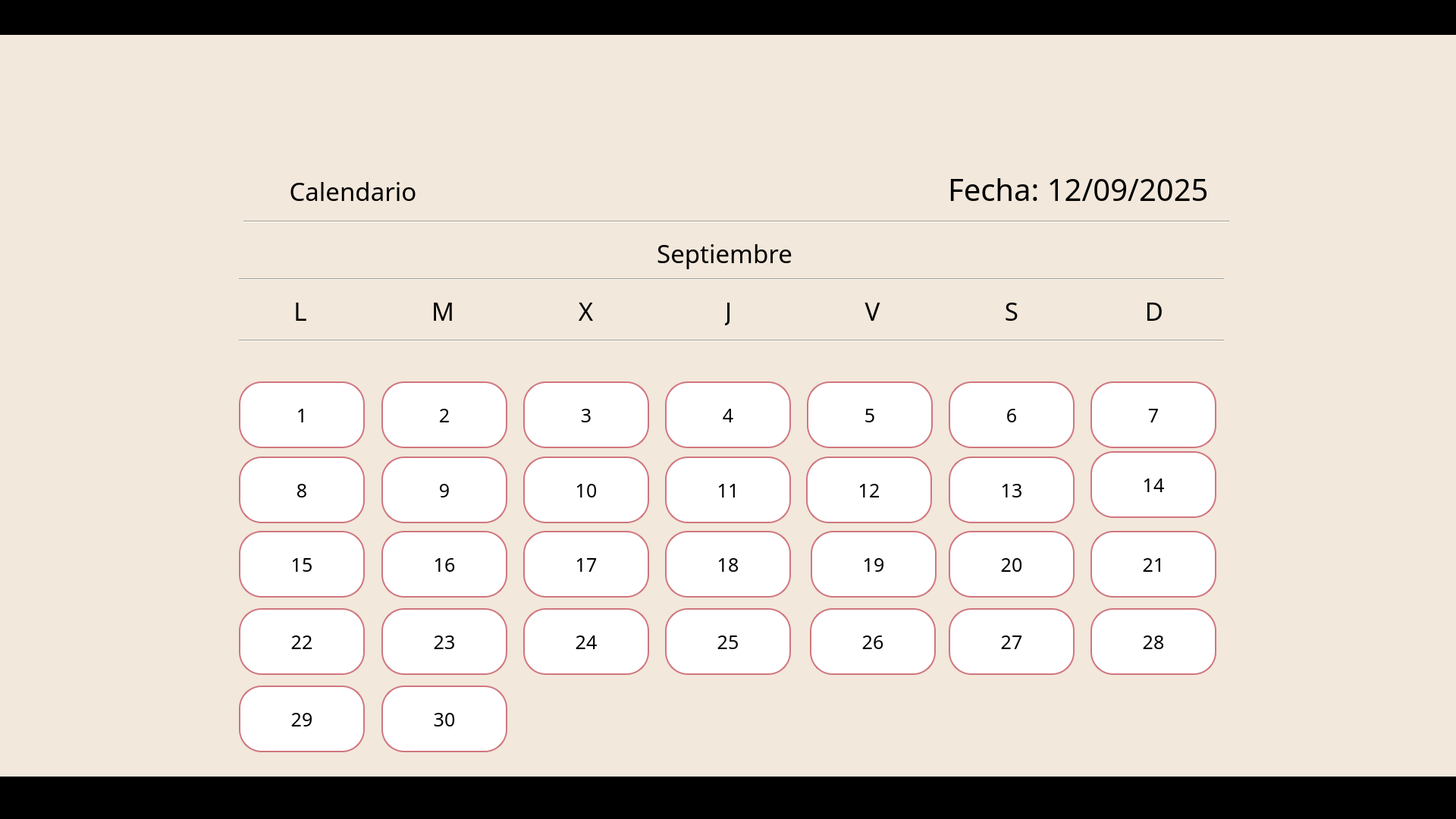
<?xml version="1.0" encoding="UTF-8"?>
<ui version="4.0">
 <class>MainWindow</class>
 <widget class="QMainWindow" name="MainWindow">
  <property name="geometry">
   <rect>
    <x>0</x>
    <y>0</y>
    <width>1920</width>
    <height>1080</height>
   </rect>
  </property>
  <property name="windowTitle">
   <string>MainWindow</string>
  </property>
  <property name="styleSheet">
   <string notr="true">background-color: rgb(242, 232, 219);</string>
  </property>
  <widget class="QWidget" name="centralwidget">
   <widget class="QLabel" name="label">
    <property name="geometry">
     <rect>
      <x>0</x>
      <y>0</y>
      <width>1920</width>
      <height>1080</height>
     </rect>
    </property>
    <property name="styleSheet">
     <string notr="true">background-color: #F2E8DB;</string>
    </property>
    <property name="text">
     <string/>
    </property>
   </widget>
   <widget class="QLabel" name="label_5">
    <property name="geometry">
     <rect>
      <x>844</x>
      <y>87</y>
      <width>237</width>
      <height>158</height>
     </rect>
    </property>
    <property name="styleSheet">
     <string notr="true">background-color: rgb(242, 232, 219);</string>
    </property>
    <property name="text">
     <string/>
    </property>
    <property name="pixmap">
     <pixmap>../a.png</pixmap>
    </property>
    <property name="scaledContents">
     <bool>true</bool>
    </property>
   </widget>
   <widget class="QLabel" name="label_3">
    <property name="geometry">
     <rect>
      <x>1250</x>
      <y>224</y>
      <width>355</width>
      <height>51</height>
     </rect>
    </property>
    <property name="font">
     <font>
      <family>Javanese Text</family>
      <pointsize>30</pointsize>
     </font>
    </property>
    <property name="styleSheet">
     <string notr="true">color:black;</string>
    </property>
    <property name="text">
     <string>Fecha: 12/09/2025</string>
    </property>
   </widget>
   <widget class="QLabel" name="label_4">
    <property name="geometry">
     <rect>
      <x>850</x>
      <y>310</y>
      <width>211</width>
      <height>47</height>
     </rect>
    </property>
    <property name="font">
     <font>
      <family>Javanese Text</family>
      <pointsize>25</pointsize>
     </font>
    </property>
    <property name="layoutDirection">
     <enum>Qt::LayoutDirection::LeftToRight</enum>
    </property>
    <property name="styleSheet">
     <string notr="true">color:black;</string>
    </property>
    <property name="text">
     <string>Septiembre</string>
    </property>
    <property name="alignment">
     <set>Qt::AlignmentFlag::AlignCenter</set>
    </property>
   </widget>
   <widget class="Line" name="line">
    <property name="geometry">
     <rect>
      <x>321</x>
      <y>287</y>
      <width>1300</width>
      <height>10</height>
     </rect>
    </property>
    <property name="orientation">
     <enum>Qt::Orientation::Horizontal</enum>
    </property>
   </widget>
   <widget class="Line" name="line_2">
    <property name="geometry">
     <rect>
      <x>315</x>
      <y>363</y>
      <width>1299</width>
      <height>10</height>
     </rect>
    </property>
    <property name="orientation">
     <enum>Qt::Orientation::Horizontal</enum>
    </property>
   </widget>
   <widget class="QLabel" name="label_6">
    <property name="geometry">
     <rect>
      <x>387</x>
      <y>390</y>
      <width>18</width>
      <height>39</height>
     </rect>
    </property>
    <property name="font">
     <font>
      <family>Javanese Text</family>
      <pointsize>25</pointsize>
     </font>
    </property>
    <property name="layoutDirection">
     <enum>Qt::LayoutDirection::LeftToRight</enum>
    </property>
    <property name="styleSheet">
     <string notr="true">color:black;</string>
    </property>
    <property name="text">
     <string>L</string>
    </property>
    <property name="alignment">
     <set>Qt::AlignmentFlag::AlignCenter</set>
    </property>
   </widget>
   <widget class="QLabel" name="label_7">
    <property name="geometry">
     <rect>
      <x>570</x>
      <y>390</y>
      <width>28</width>
      <height>39</height>
     </rect>
    </property>
    <property name="font">
     <font>
      <family>Javanese Text</family>
      <pointsize>25</pointsize>
     </font>
    </property>
    <property name="layoutDirection">
     <enum>Qt::LayoutDirection::LeftToRight</enum>
    </property>
    <property name="styleSheet">
     <string notr="true">color:black;</string>
    </property>
    <property name="text">
     <string>M</string>
    </property>
    <property name="alignment">
     <set>Qt::AlignmentFlag::AlignCenter</set>
    </property>
   </widget>
   <widget class="QLabel" name="label_8">
    <property name="geometry">
     <rect>
      <x>763</x>
      <y>390</y>
      <width>19</width>
      <height>39</height>
     </rect>
    </property>
    <property name="font">
     <font>
      <family>Javanese Text</family>
      <pointsize>25</pointsize>
     </font>
    </property>
    <property name="layoutDirection">
     <enum>Qt::LayoutDirection::LeftToRight</enum>
    </property>
    <property name="styleSheet">
     <string notr="true">color:black;</string>
    </property>
    <property name="text">
     <string>X</string>
    </property>
    <property name="alignment">
     <set>Qt::AlignmentFlag::AlignCenter</set>
    </property>
   </widget>
   <widget class="QLabel" name="label_9">
    <property name="geometry">
     <rect>
      <x>956</x>
      <y>390</y>
      <width>9</width>
      <height>39</height>
     </rect>
    </property>
    <property name="font">
     <font>
      <family>Javanese Text</family>
      <pointsize>25</pointsize>
     </font>
    </property>
    <property name="layoutDirection">
     <enum>Qt::LayoutDirection::LeftToRight</enum>
    </property>
    <property name="styleSheet">
     <string notr="true">color:black;</string>
    </property>
    <property name="text">
     <string>J</string>
    </property>
    <property name="alignment">
     <set>Qt::AlignmentFlag::AlignCenter</set>
    </property>
   </widget>
   <widget class="QLabel" name="label_10">
    <property name="geometry">
     <rect>
      <x>1140</x>
      <y>390</y>
      <width>21</width>
      <height>39</height>
     </rect>
    </property>
    <property name="font">
     <font>
      <family>Javanese Text</family>
      <pointsize>25</pointsize>
     </font>
    </property>
    <property name="layoutDirection">
     <enum>Qt::LayoutDirection::LeftToRight</enum>
    </property>
    <property name="styleSheet">
     <string notr="true">color:black;</string>
    </property>
    <property name="text">
     <string>V</string>
    </property>
    <property name="alignment">
     <set>Qt::AlignmentFlag::AlignCenter</set>
    </property>
   </widget>
   <widget class="QLabel" name="label_11">
    <property name="geometry">
     <rect>
      <x>1508</x>
      <y>390</y>
      <width>28</width>
      <height>39</height>
     </rect>
    </property>
    <property name="font">
     <font>
      <family>Javanese Text</family>
      <pointsize>25</pointsize>
     </font>
    </property>
    <property name="layoutDirection">
     <enum>Qt::LayoutDirection::LeftToRight</enum>
    </property>
    <property name="styleSheet">
     <string notr="true">color:black;</string>
    </property>
    <property name="text">
     <string>D</string>
    </property>
    <property name="alignment">
     <set>Qt::AlignmentFlag::AlignCenter</set>
    </property>
   </widget>
   <widget class="QLabel" name="label_12">
    <property name="geometry">
     <rect>
      <x>1325</x>
      <y>390</y>
      <width>18</width>
      <height>39</height>
     </rect>
    </property>
    <property name="font">
     <font>
      <family>Javanese Text</family>
      <pointsize>25</pointsize>
     </font>
    </property>
    <property name="layoutDirection">
     <enum>Qt::LayoutDirection::LeftToRight</enum>
    </property>
    <property name="styleSheet">
     <string notr="true">color:black;</string>
    </property>
    <property name="text">
     <string>S</string>
    </property>
    <property name="alignment">
     <set>Qt::AlignmentFlag::AlignCenter</set>
    </property>
   </widget>
   <widget class="Line" name="line_3">
    <property name="geometry">
     <rect>
      <x>315</x>
      <y>444</y>
      <width>1299</width>
      <height>10</height>
     </rect>
    </property>
    <property name="orientation">
     <enum>Qt::Orientation::Horizontal</enum>
    </property>
   </widget>
   <widget class="QPushButton" name="pushButton">
    <property name="geometry">
     <rect>
      <x>315</x>
      <y>503</y>
      <width>166</width>
      <height>88</height>
     </rect>
    </property>
    <property name="font">
     <font>
      <family>Javanese Text</family>
      <pointsize>19</pointsize>
     </font>
    </property>
    <property name="styleSheet">
     <string notr="true">background-color: WHITE;
color: black;

border: 2px solid #d0767f; 
border-radius: 30px; 
padding: 5px;</string>
    </property>
    <property name="text">
     <string>1</string>
    </property>
   </widget>
   <widget class="QPushButton" name="pushButton_2">
    <property name="geometry">
     <rect>
      <x>503</x>
      <y>503</y>
      <width>166</width>
      <height>88</height>
     </rect>
    </property>
    <property name="font">
     <font>
      <family>Javanese Text</family>
      <pointsize>19</pointsize>
     </font>
    </property>
    <property name="styleSheet">
     <string notr="true">background-color: WHITE;
color: black;

border: 2px solid #d0767f; 
border-radius: 30px; 
padding: 5px;</string>
    </property>
    <property name="text">
     <string>2</string>
    </property>
   </widget>
   <widget class="QPushButton" name="pushButton_3">
    <property name="geometry">
     <rect>
      <x>877</x>
      <y>503</y>
      <width>166</width>
      <height>88</height>
     </rect>
    </property>
    <property name="font">
     <font>
      <family>Javanese Text</family>
      <pointsize>19</pointsize>
     </font>
    </property>
    <property name="styleSheet">
     <string notr="true">background-color: WHITE;
color: black;

border: 2px solid #d0767f; 
border-radius: 30px; 
padding: 5px;</string>
    </property>
    <property name="text">
     <string>4</string>
    </property>
   </widget>
   <widget class="QPushButton" name="pushButton_4">
    <property name="geometry">
     <rect>
      <x>1064</x>
      <y>503</y>
      <width>166</width>
      <height>88</height>
     </rect>
    </property>
    <property name="font">
     <font>
      <family>Javanese Text</family>
      <pointsize>19</pointsize>
     </font>
    </property>
    <property name="styleSheet">
     <string notr="true">background-color: WHITE;
color: black;

border: 2px solid #d0767f; 
border-radius: 30px; 
padding: 5px;</string>
    </property>
    <property name="text">
     <string>5</string>
    </property>
   </widget>
   <widget class="QPushButton" name="pushButton_5">
    <property name="geometry">
     <rect>
      <x>1251</x>
      <y>503</y>
      <width>166</width>
      <height>88</height>
     </rect>
    </property>
    <property name="font">
     <font>
      <family>Javanese Text</family>
      <pointsize>19</pointsize>
     </font>
    </property>
    <property name="styleSheet">
     <string notr="true">background-color: WHITE;
color: black;

border: 2px solid #d0767f; 
border-radius: 30px; 
padding: 5px;</string>
    </property>
    <property name="text">
     <string>6</string>
    </property>
   </widget>
   <widget class="QPushButton" name="pushButton_6">
    <property name="geometry">
     <rect>
      <x>1438</x>
      <y>503</y>
      <width>166</width>
      <height>88</height>
     </rect>
    </property>
    <property name="font">
     <font>
      <family>Javanese Text</family>
      <pointsize>19</pointsize>
     </font>
    </property>
    <property name="styleSheet">
     <string notr="true">background-color: WHITE;
color: black;

border: 2px solid #d0767f; 
border-radius: 30px; 
padding: 5px;</string>
    </property>
    <property name="text">
     <string>7</string>
    </property>
   </widget>
   <widget class="QPushButton" name="pushButton_7">
    <property name="geometry">
     <rect>
      <x>690</x>
      <y>503</y>
      <width>166</width>
      <height>88</height>
     </rect>
    </property>
    <property name="font">
     <font>
      <family>Javanese Text</family>
      <pointsize>19</pointsize>
     </font>
    </property>
    <property name="styleSheet">
     <string notr="true">background-color: WHITE;
color: black;

border: 2px solid #d0767f; 
border-radius: 30px; 
padding: 5px;</string>
    </property>
    <property name="text">
     <string>3</string>
    </property>
   </widget>
   <widget class="QPushButton" name="pushButton_8">
    <property name="geometry">
     <rect>
      <x>1251</x>
      <y>602</y>
      <width>166</width>
      <height>88</height>
     </rect>
    </property>
    <property name="font">
     <font>
      <family>Javanese Text</family>
      <pointsize>19</pointsize>
     </font>
    </property>
    <property name="styleSheet">
     <string notr="true">background-color: WHITE;
color: black;

border: 2px solid #d0767f; 
border-radius: 30px; 
padding: 5px;</string>
    </property>
    <property name="text">
     <string>13</string>
    </property>
   </widget>
   <widget class="QPushButton" name="pushButton_9">
    <property name="geometry">
     <rect>
      <x>315</x>
      <y>602</y>
      <width>166</width>
      <height>88</height>
     </rect>
    </property>
    <property name="font">
     <font>
      <family>Javanese Text</family>
      <pointsize>19</pointsize>
     </font>
    </property>
    <property name="styleSheet">
     <string notr="true">background-color: WHITE;
color: black;

border: 2px solid #d0767f; 
border-radius: 30px; 
padding: 5px;</string>
    </property>
    <property name="text">
     <string>8</string>
    </property>
   </widget>
   <widget class="QPushButton" name="pushButton_10">
    <property name="geometry">
     <rect>
      <x>877</x>
      <y>602</y>
      <width>166</width>
      <height>88</height>
     </rect>
    </property>
    <property name="font">
     <font>
      <family>Javanese Text</family>
      <pointsize>19</pointsize>
     </font>
    </property>
    <property name="styleSheet">
     <string notr="true">background-color: WHITE;
color: black;

border: 2px solid #d0767f; 
border-radius: 30px; 
padding: 5px;</string>
    </property>
    <property name="text">
     <string>11</string>
    </property>
   </widget>
   <widget class="QPushButton" name="pushButton_11">
    <property name="geometry">
     <rect>
      <x>690</x>
      <y>602</y>
      <width>166</width>
      <height>88</height>
     </rect>
    </property>
    <property name="font">
     <font>
      <family>Javanese Text</family>
      <pointsize>19</pointsize>
     </font>
    </property>
    <property name="styleSheet">
     <string notr="true">background-color: WHITE;
color: black;

border: 2px solid #d0767f; 
border-radius: 30px; 
padding: 5px;</string>
    </property>
    <property name="text">
     <string>10</string>
    </property>
   </widget>
   <widget class="QPushButton" name="pushButton_12">
    <property name="geometry">
     <rect>
      <x>1438</x>
      <y>595</y>
      <width>166</width>
      <height>88</height>
     </rect>
    </property>
    <property name="font">
     <font>
      <family>Javanese Text</family>
      <pointsize>19</pointsize>
     </font>
    </property>
    <property name="styleSheet">
     <string notr="true">background-color: WHITE;
color: black;

border: 2px solid #d0767f; 
border-radius: 30px; 
padding: 5px;</string>
    </property>
    <property name="text">
     <string>14</string>
    </property>
   </widget>
   <widget class="QPushButton" name="pushButton_13">
    <property name="geometry">
     <rect>
      <x>503</x>
      <y>602</y>
      <width>166</width>
      <height>88</height>
     </rect>
    </property>
    <property name="font">
     <font>
      <family>Javanese Text</family>
      <pointsize>19</pointsize>
     </font>
    </property>
    <property name="styleSheet">
     <string notr="true">background-color: WHITE;
color: black;

border: 2px solid #d0767f; 
border-radius: 30px; 
padding: 5px;</string>
    </property>
    <property name="text">
     <string>9</string>
    </property>
   </widget>
   <widget class="QPushButton" name="pushButton_14">
    <property name="geometry">
     <rect>
      <x>1063</x>
      <y>602</y>
      <width>166</width>
      <height>88</height>
     </rect>
    </property>
    <property name="font">
     <font>
      <family>Javanese Text</family>
      <pointsize>19</pointsize>
     </font>
    </property>
    <property name="styleSheet">
     <string notr="true">background-color: WHITE;
color: black;

border: 2px solid #d0767f; 
border-radius: 30px; 
padding: 5px;</string>
    </property>
    <property name="text">
     <string>12</string>
    </property>
   </widget>
   <widget class="QPushButton" name="pushButton_15">
    <property name="geometry">
     <rect>
      <x>1251</x>
      <y>700</y>
      <width>166</width>
      <height>88</height>
     </rect>
    </property>
    <property name="font">
     <font>
      <family>Javanese Text</family>
      <pointsize>19</pointsize>
     </font>
    </property>
    <property name="styleSheet">
     <string notr="true">background-color: WHITE;
color: black;

border: 2px solid #d0767f; 
border-radius: 30px; 
padding: 5px;</string>
    </property>
    <property name="text">
     <string>20</string>
    </property>
   </widget>
   <widget class="QPushButton" name="pushButton_16">
    <property name="geometry">
     <rect>
      <x>315</x>
      <y>802</y>
      <width>166</width>
      <height>88</height>
     </rect>
    </property>
    <property name="font">
     <font>
      <family>Javanese Text</family>
      <pointsize>19</pointsize>
     </font>
    </property>
    <property name="styleSheet">
     <string notr="true">background-color: WHITE;
color: black;

border: 2px solid #d0767f; 
border-radius: 30px; 
padding: 5px;</string>
    </property>
    <property name="text">
     <string>22</string>
    </property>
   </widget>
   <widget class="QPushButton" name="pushButton_17">
    <property name="geometry">
     <rect>
      <x>690</x>
      <y>802</y>
      <width>166</width>
      <height>88</height>
     </rect>
    </property>
    <property name="font">
     <font>
      <family>Javanese Text</family>
      <pointsize>19</pointsize>
     </font>
    </property>
    <property name="styleSheet">
     <string notr="true">background-color: WHITE;
color: black;

border: 2px solid #d0767f; 
border-radius: 30px; 
padding: 5px;</string>
    </property>
    <property name="text">
     <string>24</string>
    </property>
   </widget>
   <widget class="QPushButton" name="pushButton_18">
    <property name="geometry">
     <rect>
      <x>877</x>
      <y>802</y>
      <width>166</width>
      <height>88</height>
     </rect>
    </property>
    <property name="font">
     <font>
      <family>Javanese Text</family>
      <pointsize>19</pointsize>
     </font>
    </property>
    <property name="styleSheet">
     <string notr="true">background-color: WHITE;
color: black;

border: 2px solid #d0767f; 
border-radius: 30px; 
padding: 5px;</string>
    </property>
    <property name="text">
     <string>25</string>
    </property>
   </widget>
   <widget class="QPushButton" name="pushButton_19">
    <property name="geometry">
     <rect>
      <x>315</x>
      <y>700</y>
      <width>166</width>
      <height>88</height>
     </rect>
    </property>
    <property name="font">
     <font>
      <family>Javanese Text</family>
      <pointsize>19</pointsize>
     </font>
    </property>
    <property name="styleSheet">
     <string notr="true">background-color: WHITE;
color: black;

border: 2px solid #d0767f; 
border-radius: 30px; 
padding: 5px;</string>
    </property>
    <property name="text">
     <string>15</string>
    </property>
   </widget>
   <widget class="QPushButton" name="pushButton_20">
    <property name="geometry">
     <rect>
      <x>877</x>
      <y>700</y>
      <width>166</width>
      <height>88</height>
     </rect>
    </property>
    <property name="font">
     <font>
      <family>Javanese Text</family>
      <pointsize>19</pointsize>
     </font>
    </property>
    <property name="styleSheet">
     <string notr="true">background-color: WHITE;
color: black;

border: 2px solid #d0767f; 
border-radius: 30px; 
padding: 5px;</string>
    </property>
    <property name="text">
     <string>18</string>
    </property>
   </widget>
   <widget class="QPushButton" name="pushButton_21">
    <property name="geometry">
     <rect>
      <x>690</x>
      <y>700</y>
      <width>166</width>
      <height>88</height>
     </rect>
    </property>
    <property name="font">
     <font>
      <family>Javanese Text</family>
      <pointsize>19</pointsize>
     </font>
    </property>
    <property name="styleSheet">
     <string notr="true">background-color: WHITE;
color: black;

border: 2px solid #d0767f; 
border-radius: 30px; 
padding: 5px;</string>
    </property>
    <property name="text">
     <string>17</string>
    </property>
   </widget>
   <widget class="QPushButton" name="pushButton_22">
    <property name="geometry">
     <rect>
      <x>1438</x>
      <y>700</y>
      <width>166</width>
      <height>88</height>
     </rect>
    </property>
    <property name="font">
     <font>
      <family>Javanese Text</family>
      <pointsize>19</pointsize>
     </font>
    </property>
    <property name="styleSheet">
     <string notr="true">background-color: WHITE;
color: black;

border: 2px solid #d0767f; 
border-radius: 30px; 
padding: 5px;</string>
    </property>
    <property name="text">
     <string>21</string>
    </property>
   </widget>
   <widget class="QPushButton" name="pushButton_23">
    <property name="geometry">
     <rect>
      <x>1068</x>
      <y>802</y>
      <width>166</width>
      <height>88</height>
     </rect>
    </property>
    <property name="font">
     <font>
      <family>Javanese Text</family>
      <pointsize>19</pointsize>
     </font>
    </property>
    <property name="styleSheet">
     <string notr="true">background-color: WHITE;
color: black;

border: 2px solid #d0767f; 
border-radius: 30px; 
padding: 5px;</string>
    </property>
    <property name="text">
     <string>26</string>
    </property>
   </widget>
   <widget class="QPushButton" name="pushButton_24">
    <property name="geometry">
     <rect>
      <x>503</x>
      <y>802</y>
      <width>166</width>
      <height>88</height>
     </rect>
    </property>
    <property name="font">
     <font>
      <family>Javanese Text</family>
      <pointsize>19</pointsize>
     </font>
    </property>
    <property name="styleSheet">
     <string notr="true">background-color: WHITE;
color: black;

border: 2px solid #d0767f; 
border-radius: 30px; 
padding: 5px;</string>
    </property>
    <property name="text">
     <string>23</string>
    </property>
   </widget>
   <widget class="QPushButton" name="pushButton_25">
    <property name="geometry">
     <rect>
      <x>503</x>
      <y>700</y>
      <width>166</width>
      <height>88</height>
     </rect>
    </property>
    <property name="font">
     <font>
      <family>Javanese Text</family>
      <pointsize>19</pointsize>
     </font>
    </property>
    <property name="styleSheet">
     <string notr="true">background-color: WHITE;
color: black;

border: 2px solid #d0767f; 
border-radius: 30px; 
padding: 5px;</string>
    </property>
    <property name="text">
     <string>16</string>
    </property>
   </widget>
   <widget class="QPushButton" name="pushButton_26">
    <property name="geometry">
     <rect>
      <x>1438</x>
      <y>802</y>
      <width>166</width>
      <height>88</height>
     </rect>
    </property>
    <property name="font">
     <font>
      <family>Javanese Text</family>
      <pointsize>19</pointsize>
     </font>
    </property>
    <property name="styleSheet">
     <string notr="true">background-color: WHITE;
color: black;

border: 2px solid #d0767f; 
border-radius: 30px; 
padding: 5px;</string>
    </property>
    <property name="text">
     <string>28</string>
    </property>
   </widget>
   <widget class="QPushButton" name="pushButton_27">
    <property name="geometry">
     <rect>
      <x>1251</x>
      <y>802</y>
      <width>166</width>
      <height>88</height>
     </rect>
    </property>
    <property name="font">
     <font>
      <family>Javanese Text</family>
      <pointsize>19</pointsize>
     </font>
    </property>
    <property name="styleSheet">
     <string notr="true">background-color: WHITE;
color: black;

border: 2px solid #d0767f; 
border-radius: 30px; 
padding: 5px;</string>
    </property>
    <property name="text">
     <string>27</string>
    </property>
   </widget>
   <widget class="QPushButton" name="pushButton_28">
    <property name="geometry">
     <rect>
      <x>1069</x>
      <y>700</y>
      <width>166</width>
      <height>88</height>
     </rect>
    </property>
    <property name="font">
     <font>
      <family>Javanese Text</family>
      <pointsize>19</pointsize>
     </font>
    </property>
    <property name="styleSheet">
     <string notr="true">background-color: WHITE;
color: black;

border: 2px solid #d0767f; 
border-radius: 30px; 
padding: 5px;</string>
    </property>
    <property name="text">
     <string>19</string>
    </property>
   </widget>
   <widget class="QPushButton" name="pushButton_29">
    <property name="geometry">
     <rect>
      <x>315</x>
      <y>904</y>
      <width>166</width>
      <height>88</height>
     </rect>
    </property>
    <property name="font">
     <font>
      <family>Javanese Text</family>
      <pointsize>19</pointsize>
     </font>
    </property>
    <property name="styleSheet">
     <string notr="true">background-color: WHITE;
color: black;

border: 2px solid #d0767f; 
border-radius: 30px; 
padding: 5px;</string>
    </property>
    <property name="text">
     <string>29</string>
    </property>
   </widget>
   <widget class="QPushButton" name="pushButton_30">
    <property name="geometry">
     <rect>
      <x>503</x>
      <y>904</y>
      <width>166</width>
      <height>88</height>
     </rect>
    </property>
    <property name="font">
     <font>
      <family>Javanese Text</family>
      <pointsize>19</pointsize>
     </font>
    </property>
    <property name="styleSheet">
     <string notr="true">background-color: WHITE;
color: black;

border: 2px solid #d0767f; 
border-radius: 30px; 
padding: 5px;</string>
    </property>
    <property name="text">
     <string>30</string>
    </property>
   </widget>
   <widget class="QPushButton" name="pushButton_31">
    <property name="geometry">
     <rect>
      <x>315</x>
      <y>298</y>
      <width>26</width>
      <height>56</height>
     </rect>
    </property>
    <property name="font">
     <font>
      <family>Javanese Text</family>
      <pointsize>19</pointsize>
     </font>
    </property>
    <property name="styleSheet">
     <string notr="true">background-color: #F2E8DB;

border: 2px solid #F2E8DB; 
border-radius: 30px; 
padding: 5px;</string>
    </property>
    <property name="text">
     <string/>
    </property>
    <property name="icon">
     <iconset>
      <normaloff>../arrow_back.png</normaloff>../arrow_back.png</iconset>
    </property>
   </widget>
   <widget class="QPushButton" name="pushButton_32">
    <property name="geometry">
     <rect>
      <x>1594</x>
      <y>298</y>
      <width>34</width>
      <height>56</height>
     </rect>
    </property>
    <property name="font">
     <font>
      <family>Javanese Text</family>
      <pointsize>19</pointsize>
     </font>
    </property>
    <property name="styleSheet">
     <string notr="true">background-color: #F2E8DB;

border: 2px solid #F2E8DB; 
border-radius: 30px; 
padding: 5px;</string>
    </property>
    <property name="text">
     <string/>
    </property>
    <property name="icon">
     <iconset>
      <normaloff>../arrow_forward.png</normaloff>../arrow_forward.png</iconset>
    </property>
   </widget>
   <widget class="QLabel" name="label_13">
    <property name="geometry">
     <rect>
      <x>323</x>
      <y>222</y>
      <width>41</width>
      <height>44</height>
     </rect>
    </property>
    <property name="font">
     <font>
      <family>Javanese Text</family>
      <pointsize>25</pointsize>
     </font>
    </property>
    <property name="layoutDirection">
     <enum>Qt::LayoutDirection::LeftToRight</enum>
    </property>
    <property name="styleSheet">
     <string notr="true">color:black;</string>
    </property>
    <property name="text">
     <string/>
    </property>
    <property name="pixmap">
     <pixmap>../calendar.png</pixmap>
    </property>
    <property name="scaledContents">
     <bool>true</bool>
    </property>
    <property name="alignment">
     <set>Qt::AlignmentFlag::AlignCenter</set>
    </property>
   </widget>
   <widget class="QLabel" name="label_14">
    <property name="geometry">
     <rect>
      <x>375</x>
      <y>230</y>
      <width>181</width>
      <height>44</height>
     </rect>
    </property>
    <property name="font">
     <font>
      <family>Javanese Text</family>
      <pointsize>25</pointsize>
     </font>
    </property>
    <property name="layoutDirection">
     <enum>Qt::LayoutDirection::LeftToRight</enum>
    </property>
    <property name="styleSheet">
     <string notr="true">color:black;</string>
    </property>
    <property name="text">
     <string>Calendario</string>
    </property>
    <property name="alignment">
     <set>Qt::AlignmentFlag::AlignCenter</set>
    </property>
   </widget>
   <widget class="QLabel" name="label_15">
    <property name="geometry">
     <rect>
      <x>0</x>
      <y>1024</y>
      <width>1920</width>
      <height>56</height>
     </rect>
    </property>
    <property name="font">
     <font>
      <family>Javanese Text</family>
      <pointsize>25</pointsize>
     </font>
    </property>
    <property name="layoutDirection">
     <enum>Qt::LayoutDirection::LeftToRight</enum>
    </property>
    <property name="styleSheet">
     <string notr="true">background-color:black;</string>
    </property>
    <property name="text">
     <string/>
    </property>
    <property name="alignment">
     <set>Qt::AlignmentFlag::AlignCenter</set>
    </property>
   </widget>
   <widget class="QLabel" name="label_16">
    <property name="geometry">
     <rect>
      <x>0</x>
      <y>0</y>
      <width>1920</width>
      <height>46</height>
     </rect>
    </property>
    <property name="font">
     <font>
      <family>Javanese Text</family>
      <pointsize>25</pointsize>
     </font>
    </property>
    <property name="layoutDirection">
     <enum>Qt::LayoutDirection::LeftToRight</enum>
    </property>
    <property name="styleSheet">
     <string notr="true">background-color:black;</string>
    </property>
    <property name="text">
     <string/>
    </property>
    <property name="alignment">
     <set>Qt::AlignmentFlag::AlignCenter</set>
    </property>
   </widget>
   <zorder>label</zorder>
   <zorder>label_3</zorder>
   <zorder>label_4</zorder>
   <zorder>label_5</zorder>
   <zorder>line</zorder>
   <zorder>line_2</zorder>
   <zorder>label_6</zorder>
   <zorder>label_7</zorder>
   <zorder>label_8</zorder>
   <zorder>label_9</zorder>
   <zorder>label_10</zorder>
   <zorder>label_11</zorder>
   <zorder>label_12</zorder>
   <zorder>line_3</zorder>
   <zorder>pushButton</zorder>
   <zorder>pushButton_2</zorder>
   <zorder>pushButton_3</zorder>
   <zorder>pushButton_4</zorder>
   <zorder>pushButton_5</zorder>
   <zorder>pushButton_6</zorder>
   <zorder>pushButton_7</zorder>
   <zorder>pushButton_8</zorder>
   <zorder>pushButton_9</zorder>
   <zorder>pushButton_10</zorder>
   <zorder>pushButton_11</zorder>
   <zorder>pushButton_12</zorder>
   <zorder>pushButton_13</zorder>
   <zorder>pushButton_14</zorder>
   <zorder>pushButton_15</zorder>
   <zorder>pushButton_16</zorder>
   <zorder>pushButton_17</zorder>
   <zorder>pushButton_18</zorder>
   <zorder>pushButton_19</zorder>
   <zorder>pushButton_20</zorder>
   <zorder>pushButton_21</zorder>
   <zorder>pushButton_22</zorder>
   <zorder>pushButton_23</zorder>
   <zorder>pushButton_24</zorder>
   <zorder>pushButton_25</zorder>
   <zorder>pushButton_26</zorder>
   <zorder>pushButton_27</zorder>
   <zorder>pushButton_28</zorder>
   <zorder>pushButton_29</zorder>
   <zorder>pushButton_30</zorder>
   <zorder>pushButton_31</zorder>
   <zorder>pushButton_32</zorder>
   <zorder>label_13</zorder>
   <zorder>label_14</zorder>
   <zorder>label_15</zorder>
   <zorder>label_16</zorder>
  </widget>
 </widget>
 <resources/>
 <connections/>
</ui>
